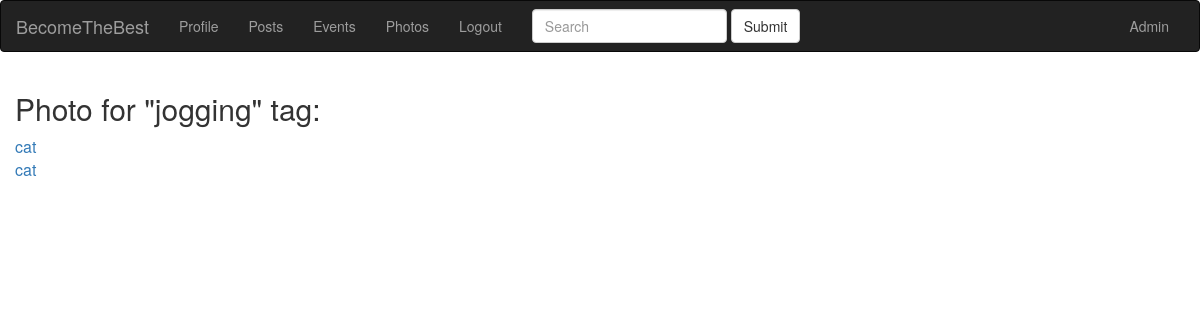
Before: /photo/tag/jogging (signed in) with the older database file.
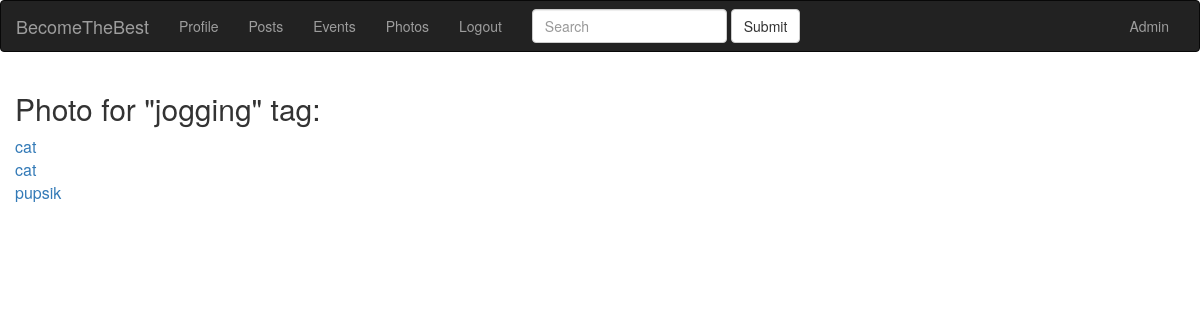
After: the same page with the newer database file.
### app/models.py (models this page shows)
class Photo(db.Model):
    id = db.Column(db.Integer, primary_key=True)
    photo_title = db.Column(db.String(100))
    photo_description = db.Column(db.String(255))
    slug = db.Column(db.String(140), unique=True)
    created = db.Column(db.DateTime, index=True, default=datetime.utcnow)
    user_id = db.Column(db.Integer, db.ForeignKey('user.id'))
    tags = db.relationship(
        'Tag', secondary=photo_tags, backref=db.backref('photos_tags', lazy='dynamic'))

### app/blueprints/photos/blueprint.py (the view)
@photos.route('/tag/<slug>')
@login_required
def tag_detail(slug):
    tag = Tag.query.filter(Tag.slug==slug).first()
    photos = tag.photos_tags.all()
    return render_template('photos/tag_detail.html', tag=tag, photos=photos)

### app/models.py (called while the page is built)
@login.user_loader
def load_user(id):
    return User.query.get(int(id))

### app/view.py (called while the page is built)
@app.before_request
def before_request():
    if current_user.is_authenticated:
        current_user.last_seen = datetime.utcnow()
        db.session.commit()

### app/blueprints/photos/templates/photos/tag_detail.html (shortened to what this page needs)
{% extends 'base.html' %} {% block title %} {{ tag.name }} photos {% endblock %} {% block content_title %} Photo for "{{ tag.name }}" tag: {% endblock %} {% block content %} {% for photo in photos %}
<div class="photo">
    <a href="{{ url_for('photos.photo_detail', slug=photo.id) }}">{{ photo.photo_title }}</a>
</div>
{% endfor %}
{% endblock %}

Changed rows visible on the page:
added Photo: photo_title "pupsik"
